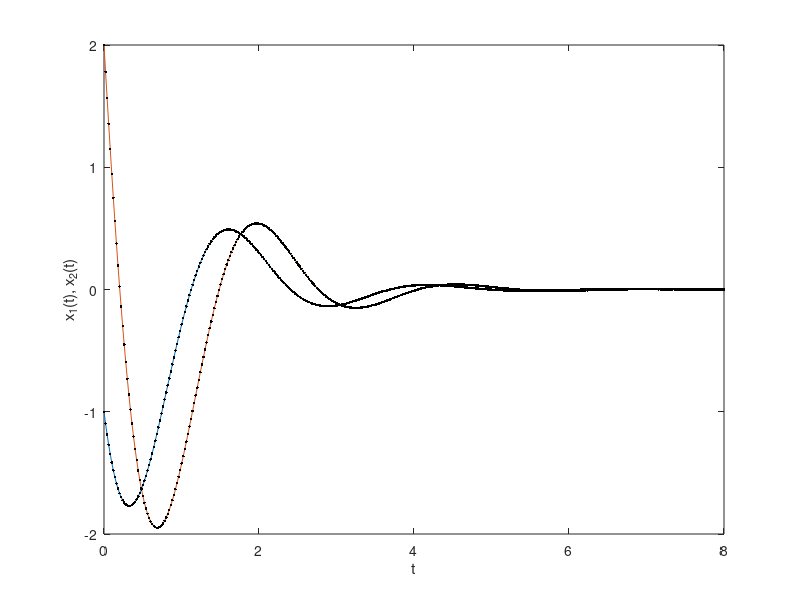

Reproduce this figure in MATLAB. (Note: this script raises an error after producing the figure.)

      close all
      
A = [1 -2; 5 -3];
x0 = [-1;2];
t = linspace(0,8,400);
% Numerical solution: curves
f = @(t,x) A*x;
[t,xnum] = ode45(f,t,x0);
plot(t,xnum)
% Solution by matrix exponential: dots
xexp = zeros(length(t),2);
for j = 1:length(t)
	xexp(j,:) = expm(A*t(j))*x0;
end
hold on, plot(t,xexp,'k.')
xlabel('t'), ylabel('x_1(t), x_2(t)')
						
      if length(get(0,'children')) > 0
        set(gcf,'paperpos',[0 0 5 2.75])
        print -dsvg fs_expm.svg
      end
      
      
